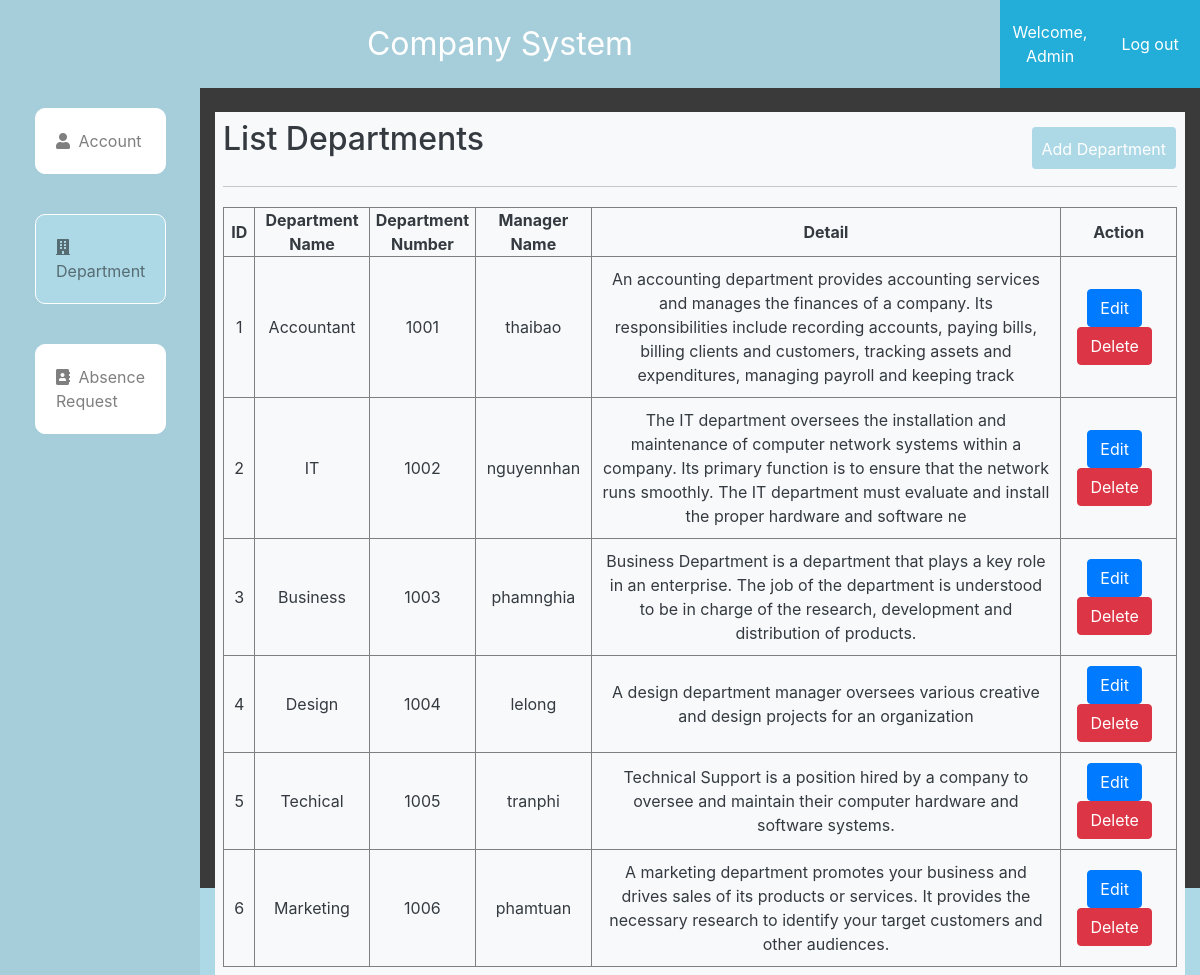
/admin/department.php (signed in), run on the app's committed database.
### tables this page shows
CREATE TABLE `department` (
  `id` int(11) NOT NULL,
  `name` varchar(255) NOT NULL,
  `number_room` int(11) NOT NULL,
  `manager_user` varchar(255) DEFAULT NULL,
  `detail` varchar(255) NOT NULL
);

### admin/db.php (called while the page is built, shortened)
<?php
    function open_database(){
        $conn = new mysqli(HOST,USER,PASS,DB);
        return $conn;
    }
    function get_departments(){
        $sql = "select * from department ";
        $conn = open_database();
        $result = $conn->query($sql);
        $data = array();
        if($result->num_rows==0){
            return array('code'=>2,'error'=>'Database is empty');
        }else{
            while($row = $result->fetch_assoc()){
                $data[] = $row;
            }
        }
        return array('code'=>0,'data'=>$data);
    }
?>

### admin/department.php (the view, shortened to what this page needs)
<?php
	require_once('db.php');
?>
<!DOCTYPE html>
<html lang="en">
<head>
	<link rel="stylesheet" href="https://maxcdn.bootstrapcdn.com/bootstrap/4.5.2/css/bootstrap.min.css">
	<link rel="stylesheet" href="https://use.fontawesome.com/releases/v5.7.2/css/all.css"
>
	<link rel="stylesheet" href="style2.css">
</head>
<body>
    <div class="container-fluid admin-section-header">
        <div class="row">
			<div class="col-sm-12 col-md-10 col-lg-10 col-xl-10 admin-logo">
				Company System
			</div>
			<div class="col-sm-12 col-md-1 col-lg-1 col-xl-1 admin-login-info">
					<a href="account.php">Welcome, <?= $_SESSION['name'] ?></a>
			</div>
			<div class="col-sm-12 col-md-1 col-lg-1 col-xl-1 admin-login-info">
					<a href="../logout.php">Log out</a>
			</div>
		</div>
		<div class="row h-100">
			<div class="  col-md-2 col-lg-2 col-xl-2  admin-section1">
				<nav class="  navbar-expand-lg navbar-light  ">
					<div class="collapse navbar-collapse" id="navbarSupportedContent">
						<ul class="navbar-nav" style="flex-direction: column;">
							<li class="nav-item ">
								<a class="nav-link p20" href="index.php"><i class="fas fa-user"></i>  Account </a>
							</li>
							<li class="nav-item active-menu">
								<a class="nav-link p20" href="department.php"> <i class="fas fa-building"></i>  Department</a>
							</li>
							<li class="nav-item">
								<a class="nav-link p20" href="dayoff.php"><i class="fas fa-address-book"></i>  Absence Request</a>
							</li>
						</ul>
					</div>
				</nav>
			</div>
			<div class="col-md-10 col-lg-10 col-xl-10  ">
				<div class="bg-light mt-4 text-dark p-2" style="width: 100%; overflow-x:scroll">
					<div class="admin-panel-section-header">
						<h2>List Departments</h2>
						<a class="addbtn"  data-toggle="modal" data-target="#add-department">Add Department</a>
					</div>
					<table class="table-hover text-center pc-table"   border="1" >
						<tr class="header">
							<th>ID </th>
							<th>Department Name</th>
							<th>Department Number </th>
							<th>Manager Name</th>
							<th>Detail</th>
							<th>Action</th>
						</tr>
						<tbody id="tbody">
						<?php
							$result = get_departments();
							if($result['code'] == 0){
								$data = $result['data'];
								foreach($data as $row){
									?>
									<tr class="item">
										<td><?= $row['id'] ?></td>
										<td><?= $row['name'] ?></td>
										<td><?= $row['number_room'] ?></td>
										<?php
											if($row['manager_user']){
												?>
													<td>
														<?= $row['manager_user'] ?>
													</td>
												<?php
											}else{
												?>
													<td style="color: red;">
														Click Edit to choose manager
													</td>
												<?php
											}
										?>
										<td><?= $row['detail'] ?></td>
										<td >
											<a
												class="btn btn-primary bg-primary"
												data-toggle="modal"
												data-target="#edit-department-detail"
												onclick="handleTransferToUpdate('<?= $row['id'] ?>','<?= $row['name'] ?>','<?= $row['number_room'] ?>','<?= $row['manager_user'] ?>','<?= $row['detail'] ?>')"
											>
												Edit
											</a>
											<a href="#"
													class="btn btn-danger"
													onclick="handleTransferToDelete('<?= $row['name'] ?>','<?= $row['id'] ?>')"
													data-toggle="modal"
													data-target="#delete-department"
												>Delete</a>
										</td>
									</tr>
									<?php
								}
							}
						?>
						</tbody>
					</table>
				</div>
			</div>
		</div>
    </div>
</body>
</html>

### admin/style2.css (style rules this page uses)
* { margin: 0; padding: 0; box-sizing: border-box; }
body { background-color: lightblue; height: 100vh; }
.admin-section-header { color: #FFF; background-color: #3a3a3a; }
.admin-logo { text-align: center; padding: 20px; background-color: #a6ceda; font-size: 2rem; }
.admin-login-info { background-color: #22aed8; display: flex; justify-content: center; text-align: center; align-items: center; }
.admin-login-info a { color: white !important; }
.h-100 { height: 100vh !important; }
.admin-section1 { background-color: #a6ceda; }
.admin-section1 ul li { list-style: none; color: black; transition: all 0.3s ease; position: relative; cursor: pointer; border: 1px solid white; background-color: white; margin: 20px 20px; border-radius: 10px; }
.p20 { padding: 20px !important; align-items: center; overflow-x: hidden; }
.p20 i { margin-right: 4px; }
td { padding: 10px ; }
.addbtn { position: absolute; right: 24px; border-radius: 4px; border: none; padding: 10px; margin-top: 10px; text-align: center; background-color: lightblue; color: #FFF; transition: all 0.7s ease; cursor: pointer; height: 42px; }
.admin-panel-section-header { display: flex; align-items: center; justify-content: flex-start; padding-bottom: 20px; border-bottom: #c7c7c7 1px solid; }
.active-menu { background-color: lightblue !important; }
.pc-table { width: 100%; margin-top:20px; }
.btn { margin-right: 8px !important; }

### data on the page
department: id "1", name "Accountant", number_room "1001", manager_user "thaibao", detail "An accounting department provides accounting services and manages the finances of a company. Its responsibilities include recording accounts, paying bills, billing clients and customers, tracking assets and expenditures, managing payroll and keeping track"
department: id "2", name "IT", number_room "1002", manager_user "nguyennhan", detail "The IT department oversees the installation and maintenance of computer network systems within a company. Its primary function is to ensure that the network runs smoothly. The IT department must evaluate and install the proper hardware and software ne"
department: id "3", name "Business", number_room "1003", manager_user "phamnghia", detail "Business Department is a department that plays a key role in an enterprise. The job of the department is understood to be in charge of the research, development and distribution of products."
department: id "4", name "Design", number_room "1004", manager_user "lelong", detail "A design department manager oversees various creative and design projects for an organization"
department: id "5", name "Techical", number_room "1005", manager_user "tranphi", detail "Technical Support is a position hired by a company to oversee and maintain their computer hardware and software systems."
department: id "6", name "Marketing", number_room "1006", manager_user "phamtuan", detail "A marketing department promotes your business and drives sales of its products or services. It provides the necessary research to identify your target customers and other audiences."

### other printed values
$_SESSION['name'] "Admin"
